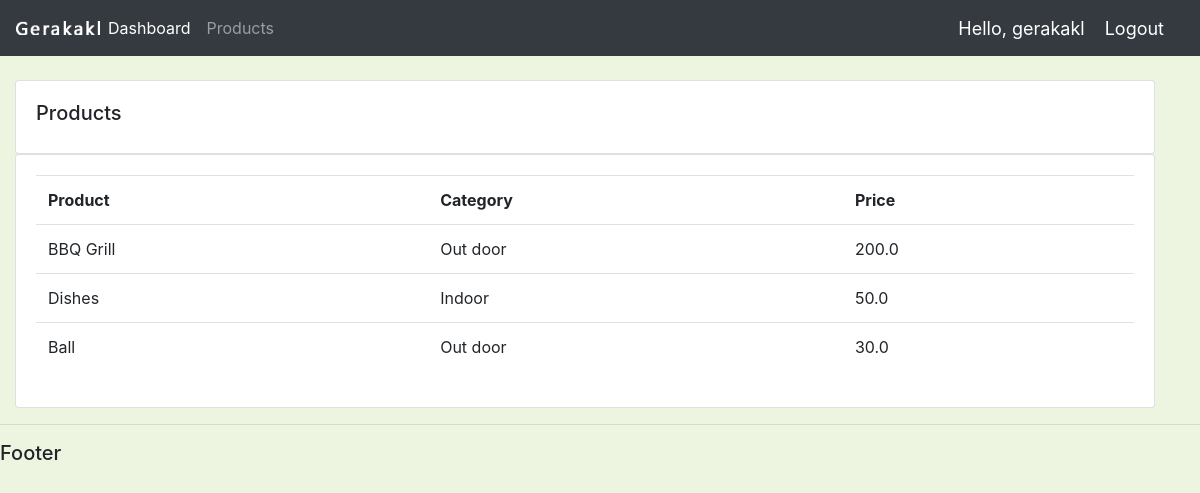
Screenshot of /products/ (signed in) with the database file from the repository.
### accounts/models.py (models this page shows, shortened)
class Product(models.Model):
    CATEGORY = (
        ('Indoor', 'Indoor'),
        ('Out door', 'Out door'),
    )
    name = models.CharField(max_length=200, null=True)
    price = models.FloatField(null=True)
    category = models.CharField(max_length=200, null=True, choices=CATEGORY)
    description = models.CharField(max_length=200, null=True, blank=True)
    date_created = models.DateTimeField(auto_now_add=True, null=True)
    tags = models.ManyToManyField(Tag)

### accounts/decorators.py (the view)
        def wrapper_func(request, *args, **kwargs):
            group = None
            if request.user.groups.exists():
                group = request.user.groups.all()[0].name
            if group in allowed_roles:
                return view_func(request, *args, **kwargs)
            else:
                return HttpResponse('You are not authorized to view this page')

### accounts/views.py (called while the page is built)
@login_required(login_url='login')
@allowed_users(allowed_roles=['admin'])
def products(request):
    products = Product.objects.all()
    return render(request, 'accounts/products.html', {'products': products})

### accounts/templates/accounts/products.html
{% extends 'accounts/main.html' %}
{% block content %}
<br>
<div class="container-fluid row">
    <div class="col-md">
        <div class="card card-body">
            <h5>Products</h5>
        </div>
        <div class="card card-body">
            <table class="table">
                <tr>
                    <th>Product</th>
                    <th>Category</th>
                    <th>Price</th>
                </tr>
                {% for i in products %}
                <tr>
                    <td>{{i.name}}</td>
                    <td>{{i.category}}</td>
                    <td>{{i.price}}</td>
                </tr>
                {% endfor %}
            </table>
        </div>
    </div>
</div>
{% endblock %}

### accounts/templates/accounts/navbar.html (shortened to what this page needs)
{% load static %}
<nav class="navbar navbar-expand-lg navbar-dark bg-dark">
    <img src="{% static 'images/logo.png'%}" style="width: 7vw; min-width: 3px;" >
    <div class="collapse navbar-collapse" id="navbarNav">
        <ul class="navbar-nav">
            {% if request.user.is_staff %}
            <li class="nav-item active">
                <a class="nav-link" href="{% url 'home' %}">Dashboard</a>
            </li>
            <li class="nav-item">
                <a class="nav-link" href="{% url 'products' %}">Products</a>
            </li>
            {% else %}
            <li class="nav-item">
                <a class="nav-link" href="{% url 'account' %}">Settings</a>
            </li>
            {% endif %}
        </ul>
    </div>
    <span class="hello-msg">Hello, {{request.user}}</span>
    <span><a class="hello-msg" href="{% url 'logout' %}">Logout</a></span>
</nav>

### static/css/main.css (style rules this page uses)
body { background-color: #edf5e1; }

### accounts/templates/accounts/navbar.html (style rules this page uses)
.hello-msg { font-size: 18px; color: #fff; margin-right: 20px; }

### rows the page displays
Product: name "BBQ Grill", category "Out door", price "200.0"
Product: name "Dishes", category "Indoor", price "50.0"
Product: name "Ball", category "Out door", price "30.0"

### other values shown
{{ request.user }} "gerakakl"
